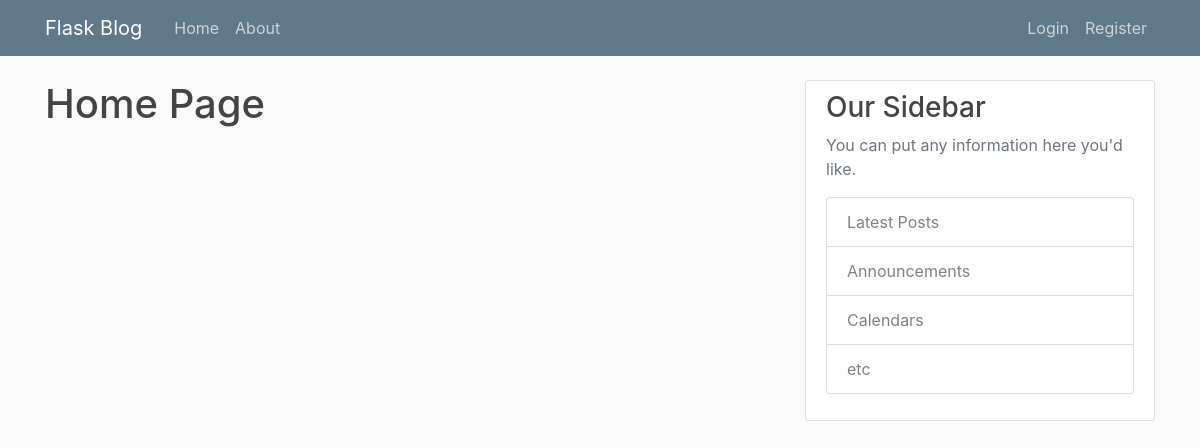
The app's page /home, older data.
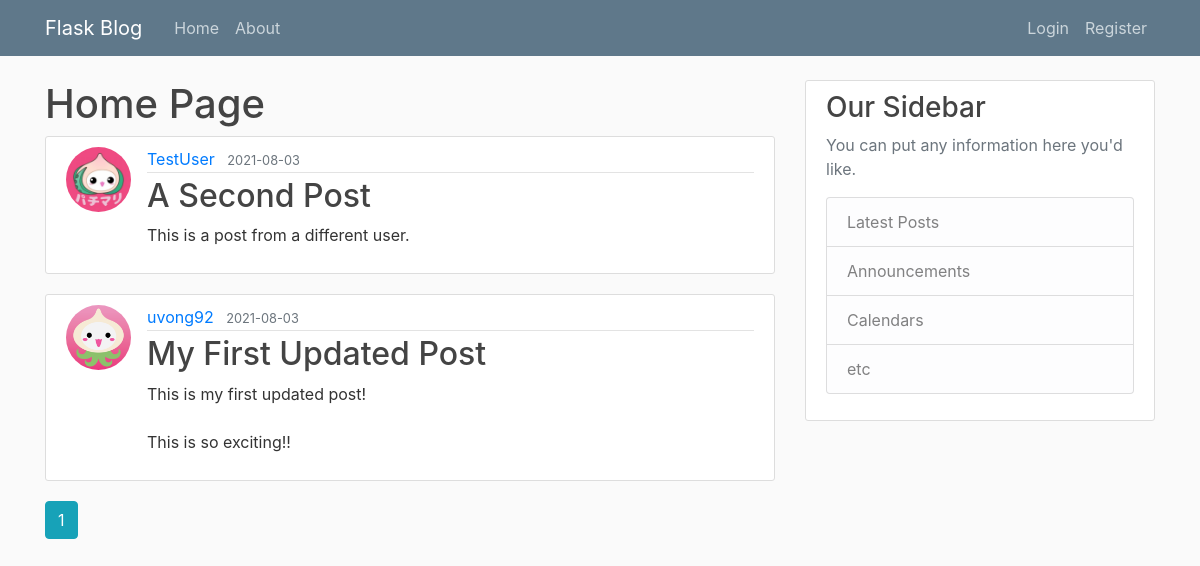
The same page, newer data.
### flaskblog/models.py (models this page shows, shortened)
class Post(db.Model):
    id = db.Column(db.Integer, primary_key=True)
    title = db.Column(db.String(100), nullable=False)
    date_posted = db.Column(db.DateTime, nullable=False, default=datetime.utcnow)
    content = db.Column(db.Text, nullable=False)
    user_id = db.Column(db.Integer, db.ForeignKey('user.id'), nullable=False)

class User(db.Model, UserMixin):
    id = db.Column(db.Integer, primary_key=True)
    username = db.Column(db.String(20), unique=True, nullable=False)
    email = db.Column(db.String(120), unique=True, nullable=False)
    image_file = db.Column(db.String(20), nullable=False, default='default.jpg')
    password = db.Column(db.String(60), nullable=False)
    posts = db.relationship('Post', backref='author', lazy=True)

### flaskblog/main/routes.py (the view)
@main.route("/")
@main.route("/home")
def home():
    page = request.args.get('page', 1, type=int)
    posts = Post.query.order_by(Post.date_posted.desc()).paginate(page=page, per_page=5)
    return render_template('home.html', posts=posts)

### flaskblog/templates/home.html
{% extends "layout.html" %}
{% block content %}
    <h1>Home Page</h1>
    {% for post in posts.items %}
        <article class="media content-section">
            <img class="rounded-circle article-img" src="{{ url_for('static', filename='profile_pics/' + post.author.image_file) }}">
            <div class="media-body">
            <div class="article-metadata">
                <a class="mr-2" href="{{ url_for('users.user_posts', username=post.author.username) }}">{{ post.author.username }}</a>
                <small class="text-muted">{{ post.date_posted.strftime('%Y-%m-%d') }}</small>
            </div>
            <h2><a class="article-title" href="{{ url_for('posts.post', post_id=post.id) }}">{{ post.title }}</a></h2>
            <p class="article-content">{{ post.content }}</p>
            </div>
        </article>
    {% endfor %}
    {% for page_num in posts.iter_pages(left_edge=1, right_edge=1, left_current=1, right_current=2) %}
        {% if page_num %}
            {% if posts.page == page_num %}
                <a class="btn btn-info mb-4" href="{{ url_for('main.home', page=page_num) }}">{{ page_num }}</a>
            {% else %}
                <a class="btn btn-outline-info mb-4" href="{{ url_for('main.home', page=page_num) }}">{{ page_num }}</a>
            {% endif %}
        {% else %}
            ...
        {% endif %}
    {% endfor %}
{% endblock content %}

### flaskblog/templates/layout.html (shortened to what this page needs)
<!DOCTYPE html>
<html lang="en">
<head>
    <link rel="stylesheet" href="https://stackpath.bootstrapcdn.com/bootstrap/4.3.1/css/bootstrap.min.css">
    <link rel="stylesheet" type="text/css" href="{{ url_for('static', filename='main.css') }}">
</head>
<body>
    <header class="site-header">
        <nav class="navbar navbar-expand-md navbar-dark bg-steel fixed-top">
          <div class="container">
            <a class="navbar-brand mr-4" href="/">Flask Blog</a>
            <div class="collapse navbar-collapse" id="navbarToggle">
              <div class="navbar-nav mr-auto">
                <a class="nav-item nav-link" href="{{ url_for('main.home') }}">Home</a>
                <a class="nav-item nav-link" href="{{ url_for('main.about') }}">About</a>
              </div>
              <div class="navbar-nav">
                {% if current_user.is_authenticated %}
                <a class="nav-item nav-link" href="{{ url_for('posts.new_post') }}">New Post</a>
                <a class="nav-item nav-link" href="{{ url_for('users.account') }}">Account</a>
                <a class="nav-item nav-link" href="{{ url_for('users.logout') }}">Logout</a>
                {% else %}
                <a class="nav-item nav-link" href="{{ url_for('users.login') }}">Login</a>
                <a class="nav-item nav-link" href="{{ url_for('users.register') }}">Register</a>
                {% endif %}
              </div>
            </div>
          </div>
        </nav>
      </header>
      <main role="main" class="container">
        <div class="row">
          <div class="col-md-8">
            {% block content %}{% endblock %}
          </div>
          <div class="col-md-4">
            <div class="content-section">
              <h3>Our Sidebar</h3>
              <p class='text-muted'>You can put any information here you'd like.
                <ul class="list-group">
                  <li class="list-group-item list-group-item-light">Latest Posts</li>
                  <li class="list-group-item list-group-item-light">Announcements</li>
                  <li class="list-group-item list-group-item-light">Calendars</li>
                  <li class="list-group-item list-group-item-light">etc</li>
                </ul>
              </p>
            </div>
          </div>
        </div>
      </main>
</body>
</html>

### flaskblog/static/main.css (style rules this page uses)
body { background: #fafafa; color: #333333; margin-top: 5rem; }
h1, h2, h3, h4, h5, h6 { color: #444444; }
.bg-steel { background-color: #5f788a; }
.site-header .navbar-nav .nav-link { color: #cbd5db; }
.content-section { background: #ffffff; padding: 10px 20px; border: 1px solid #dddddd; border-radius: 3px; margin-bottom: 20px; }
.article-title { color: #444444; }
.article-content { white-space: pre-line; }
.article-img { height: 65px; width: 65px; margin-right: 16px; }
.article-metadata { padding-bottom: 1px; margin-bottom: 4px; border-bottom: 1px solid #e3e3e3 }

Row changes from the older to the newer data that the page shows:
added Post: image_file (placeholder picture), author.username "TestUser", date_posted "2021-08-03", title "A Second Post", content "This is a post from a different user."
added Post: image_file (picture), author.username "uvong92", date_posted "2021-08-03", title "My First Updated Post", content "This is my first updated post! This is so exciting!!"
Text that changed along with them:
new list line: "1"
